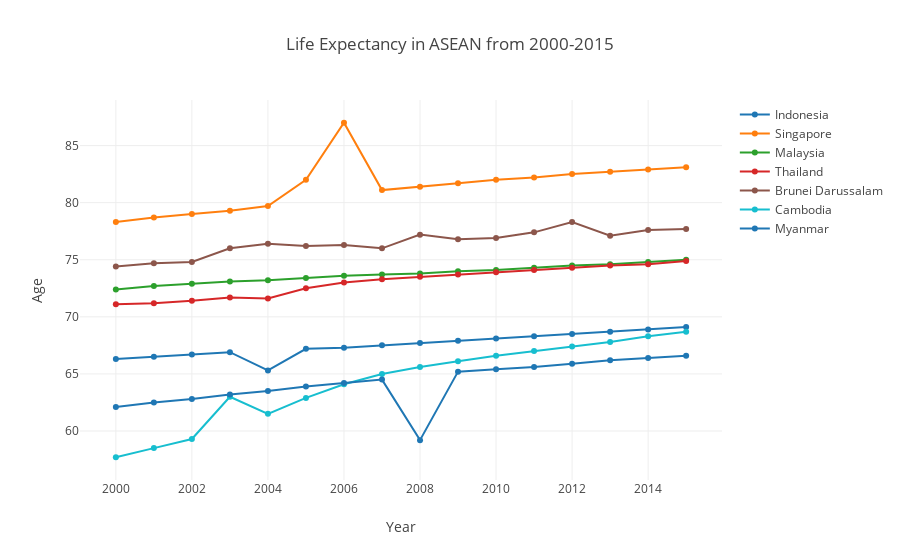

Notebook cell for this chart:
### Code cell
import plotly.graph_objs as go
# Create a trace
trace1 = go.Scatter(
    x = asean[asean["Country"] == "Indonesia"]["Year"],
    y = asean[asean["Country"] == "Indonesia"]["Life expectancy "],
    name = "Indonesia"
)
trace2 = go.Scatter(
    x = asean[asean["Country"] == "Singapore"]["Year"],
    y = asean[asean["Country"] == "Singapore"]["Life expectancy "],
    name = "Singapore"
)
trace3 = go.Scatter(
    x = asean[asean["Country"] == "Malaysia"]["Year"],
    y = asean[asean["Country"] == "Malaysia"]["Life expectancy "],
    name = "Malaysia"
)
trace4 = go.Scatter(
    x = asean[asean["Country"] == "Thailand"]["Year"],
    y = asean[asean["Country"] == "Thailand"]["Life expectancy "],
    name = "Thailand"
)
trace5 = go.Scatter(
    x = asean[asean["Country"] == "Vietnam"]["Year"],
    y = asean[asean["Country"] == "Vietnam"]["Life expectancy "],
    name = "Vietnam"
)
trace6 = go.Scatter(
    x = asean[asean["Country"] == "Brunei Darussalam"]["Year"],
    y = asean[asean["Country"] == "Brunei Darussalam"]["Life expectancy "],
    name = "Brunei Darussalam"
)
trace7 = go.Scatter(
    x = asean[asean["Country"] == "Phillipines"]["Year"],
    y = asean[asean["Country"] == "Phillipines"]["Life expectancy "],
    name = "Phillipines"
)
trace8 = go.Scatter(
    x = asean[asean["Country"] == "Timor Leste"]["Year"],
    y = asean[asean["Country"] == "Timor Leste"]["Life expectancy "],
    name = "Timor Leste"
)
trace9 = go.Scatter(
    x = asean[asean["Country"] == "Laos"]["Year"],
    y = asean[asean["Country"] == "Laos"]["Life expectancy "],
    name = "Laos"
)
trace10 = go.Scatter(
    x = asean[asean["Country"] == "Cambodia"]["Year"],
    y = asean[asean["Country"] == "Cambodia"]["Life expectancy "],
    name = "Cambodia"
)
trace11 = go.Scatter(
    x = asean[asean["Country"] == "Myanmar"]["Year"],
    y = asean[asean["Country"] == "Myanmar"]["Life expectancy "],
    name = "Myanmar"
)
layout = dict(title = 'Life Expectancy in ASEAN from 2000-2015',
              xaxis = dict(title = 'Year'),
              yaxis = dict(title = 'Age'),
              )
data = [trace1,trace2,trace3,trace4,trace5,trace6,trace7,trace8,trace9,trace10,trace11]
fig = dict(data=data, layout=layout)
iplot(fig, filename='basic-line')

### Figure 1 — Plotly figure (JSON) as saved in the notebook; plotly's stock layout.template omitted (floating-point values rounded to 4 significant figures)
{"data": [{"name": "Indonesia", "type": "scatter", "uid": "29d031f0-029d-11e9-9bb9-bcee7b0c69ff", "x": [2015, 2014, 2013, 2012, 2011, 2010, 2009, 2008, 2007, 2006, 2005, 2004, 2003, 2002, 2001, 2000], "y": [69.1, 68.9, 68.7, 68.5, 68.3, 68.1, 67.9, 67.7, 67.5, 67.3, 67.2, 65.3, 66.9, 66.7, 66.5, 66.3]}, {"name": "Singapore", "type": "scatter", "uid": "29d031f1-029d-11e9-8e36-bcee7b0c69ff", "x": [2015, 2014, 2013, 2012, 2011, 2010, 2009, 2008, 2007, 2006, 2005, 2004, 2003, 2002, 2001, 2000], "y": [83.1, 82.9, 82.7, 82.5, 82.2, 82, 81.7, 81.4, 81.1, 87, 82, 79.7, 79.3, 79, 78.7, 78.3]}, {"name": "Malaysia", "type": "scatter", "uid": "29d031f2-029d-11e9-aa4e-bcee7b0c69ff", "x": [2015, 2014, 2013, 2012, 2011, 2010, 2009, 2008, 2007, 2006, 2005, 2004, 2003, 2002, 2001, 2000], "y": [75, 74.8, 74.6, 74.5, 74.3, 74.1, 74, 73.8, 73.7, 73.6, 73.4, 73.2, 73.1, 72.9, 72.7, 72.4]}, {"name": "Thailand", "type": "scatter", "uid": "29d031f3-029d-11e9-bec2-bcee7b0c69ff", "x": [2015, 2014, 2013, 2012, 2011, 2010, 2009, 2008, 2007, 2006, 2005, 2004, 2003, 2002, 2001, 2000], "y": [74.9, 74.6, 74.5, 74.3, 74.1, 73.9, 73.7, 73.5, 73.3, 73, 72.5, 71.6, 71.7, 71.4, 71.2, 71.1]}, {"name": "Vietnam", "type": "scatter", "uid": "29d031f4-029d-11e9-9370-bcee7b0c69ff", "x": [], "y": []}, {"name": "Brunei Darussalam", "type": "scatter", "uid": "29d031f5-029d-11e9-b882-bcee7b0c69ff", "x": [2015, 2014, 2013, 2012, 2011, 2010, 2009, 2008, 2007, 2006, 2005, 2004, 2003, 2002, 2001, 2000], "y": [77.7, 77.6, 77.1, 78.3, 77.4, 76.9, 76.8, 77.2, 76, 76.3, 76.2, 76.4, 76, 74.8, 74.7, 74.4]}, {"name": "Phillipines", "type": "scatter", "uid": "29d031f6-029d-11e9-9041-bcee7b0c69ff", "x": [], "y": []}, {"name": "Timor Leste", "type": "scatter", "uid": "29d0583a-029d-11e9-a037-bcee7b0c69ff", "x": [], "y": []}, {"name": "Laos", "type": "scatter", "uid": "29d0583b-029d-11e9-94b1-bcee7b0c69ff", "x": [], "y": []}, {"name": "Cambodia", "type": "scatter", "uid": "29d0583c-029d-11e9-a029-bcee7b0c69ff", "x": [2015, 2014, 2013, 2012, 2011, 2010, 2009, 2008, 2007, 2006, 2005, 2004, 2003, 2002, 2001, 2000], "y": [68.7, 68.3, 67.8, 67.4, 67, 66.6, 66.1, 65.6, 65, 64.1, 62.9, 61.5, 63, 59.3, 58.5, 57.7]}, {"name": "Myanmar", "type": "scatter", "uid": "29d0583d-029d-11e9-bb8f-bcee7b0c69ff", "x": [2015, 2014, 2013, 2012, 2011, 2010, 2009, 2008, 2007, 2006, 2005, 2004, 2003, 2002, 2001, 2000], "y": [66.6, 66.4, 66.2, 65.9, 65.6, 65.4, 65.2, 59.2, 64.5, 64.2, 63.9, 63.5, 63.2, 62.8, 62.5, 62.1]}], "layout": {"title": "Life Expectancy in ASEAN from 2000-2015", "xaxis": {"title": "Year"}, "yaxis": {"title": "Age"}}}
